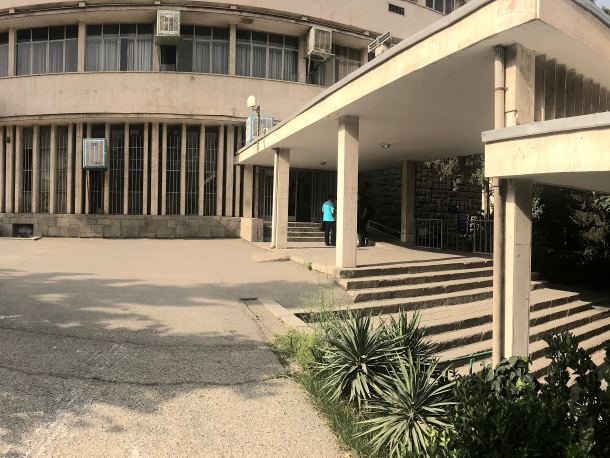
#> input picture Paranorma/KNTU-3.JPG, 1220 x 915 px, given in place of book2.jpg, which was not available (shown at 1/2 size)
$ python test3.py   (older library calls are emulated)
#> lines starting #> are read from the running program, lines starting #| are printed output that depends on the picture; pictures that were not available may be replaced by others from this repository, and a replacement may not be noted
import numpy as np
import cv2

I1 = cv2.imread('C:\\Users\\Hamed Khashehchi\\Desktop\\cv-lab10\\book2.jpg')
#> I1 is the input picture: shape (915, 1220, 3); mean B, G, R 100.9, 121.5, 132.6
G1 = cv2.cvtColor(I1, cv2.COLOR_BGR2GRAY)
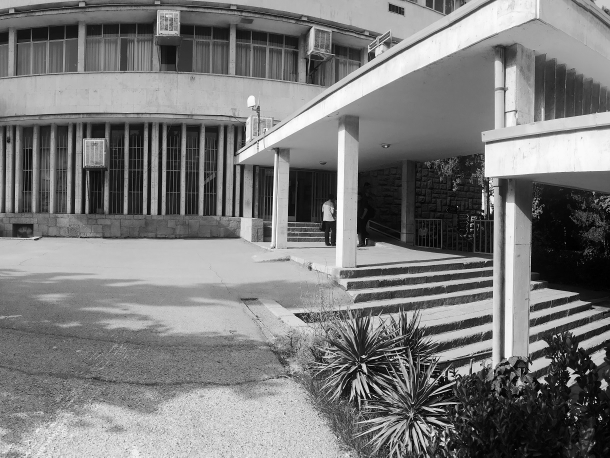
#> G1: shape (915, 1220) (shown at 1/2 size); min 0, max 254, mean 122.5

I2 = cv2.imread('C:\\Users\\Hamed Khashehchi\\Desktop\\cv-lab10\\scene.jpg')
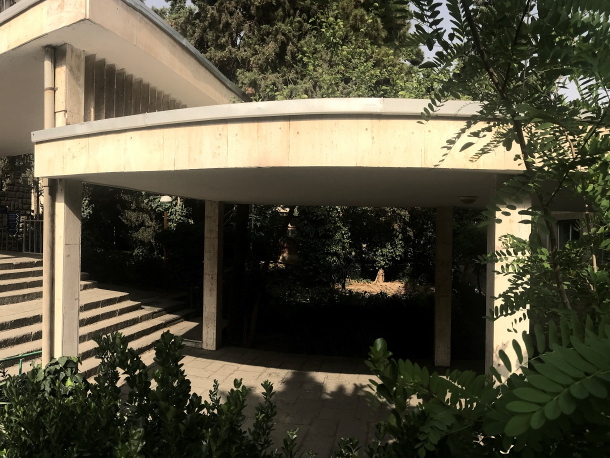
#> input picture Paranorma/KNTU-4.JPG, 1220 x 915 px, given in place of scene.jpg, which was not available (shown at 1/2 size)
#> I2 is the input picture: shape (915, 1220, 3); mean B, G, R 61.4, 80.3, 84.1
G2 = cv2.cvtColor(I2, cv2.COLOR_BGR2GRAY)
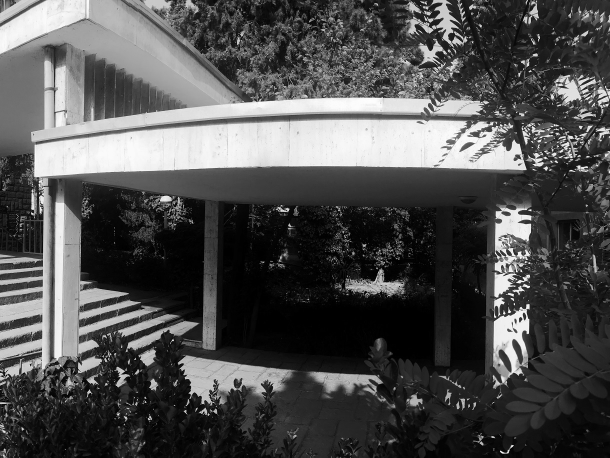
#> G2: shape (915, 1220) (shown at 1/2 size); min 0, max 255, mean 79.3

sift = cv2.xfeatures2d.SIFT_create()  # opencv 3
# use "sift = cv2.SIFT()" if the above fails

keypoints1 = sift.detect(G1, None)
#> keypoints1 = 4772 keypoints; strongest (x, y, size): (1191, 795, 2.3), (964, 427, 2.7), (859, 849, 1.9), (1171, 718, 2.1)
keypoints2 = sift.detect(G2, None)
#> keypoints2 = 5795 keypoints; strongest (x, y, size): (346, 680, 2.4), (1024, 892, 3.1), (1059, 526, 2.5), (1061, 420, 2.8)

cv2.drawKeypoints(G1, keypoints1, I1, flags=cv2.DRAW_MATCHES_FLAGS_DRAW_RICH_KEYPOINTS)
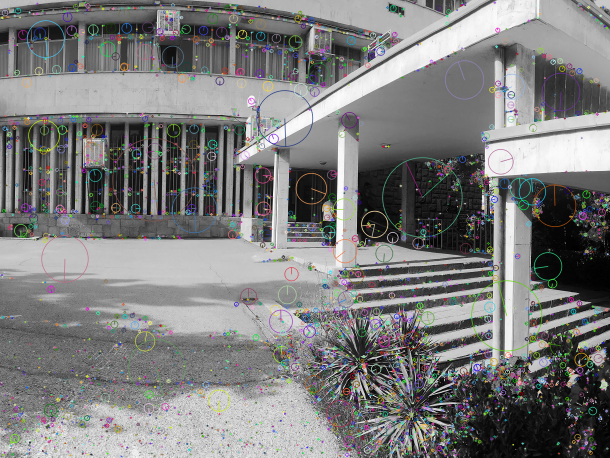
#> I1: shape (915, 1220, 3) (shown at 1/2 size); mean B, G, R 124.2, 124.5, 124.4
cv2.drawKeypoints(G2, keypoints2, I2, flags=cv2.DRAW_MATCHES_FLAGS_DRAW_RICH_KEYPOINTS)
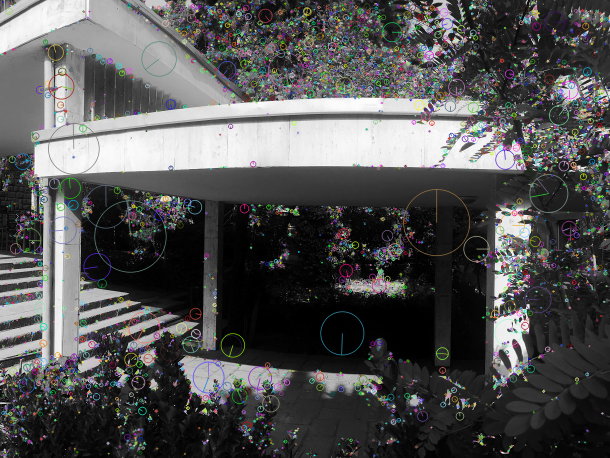
#> I2: shape (915, 1220, 3) (shown at 1/2 size); mean B, G, R 82.1, 82.2, 82.2

print
"No. of keypoints1 =", len(keypoints1)
print
"No. of keypoints2 =", len(keypoints2)

# compute disriptor vectors
keypoints1, desc1 = sift.compute(G1, keypoints1);  # opencv 3
keypoints2, desc2 = sift.compute(G2, keypoints2);  # opencv 3

print("Descriptors1.shape =", desc1.shape)
#| Descriptors1.shape = (4772, 128)
print("Descriptors2.shape =", desc2.shape)
#| Descriptors2.shape = (5795, 128)

# pause here!!
input("Press ENTER to continue...")

# brute-force matching
bf = cv2.BFMatcher(crossCheck=False)

# for each descriptor in desc1 find its
# two nearest neighbours in desc2
matches = bf.knnMatch(desc1, desc2, k=2)
#> matches = 4772 matches

good_matches = []
alpha = 0.75
for m1, m2 in matches:
    # m1 is the best match
    # m2 is the second best match
    if m1.distance < alpha * m2.distance:
        good_matches.append(m1)
#> after the loop, good_matches = 817 matches

I = cv2.drawMatches(I1, keypoints1, I2, keypoints2, good_matches, None)
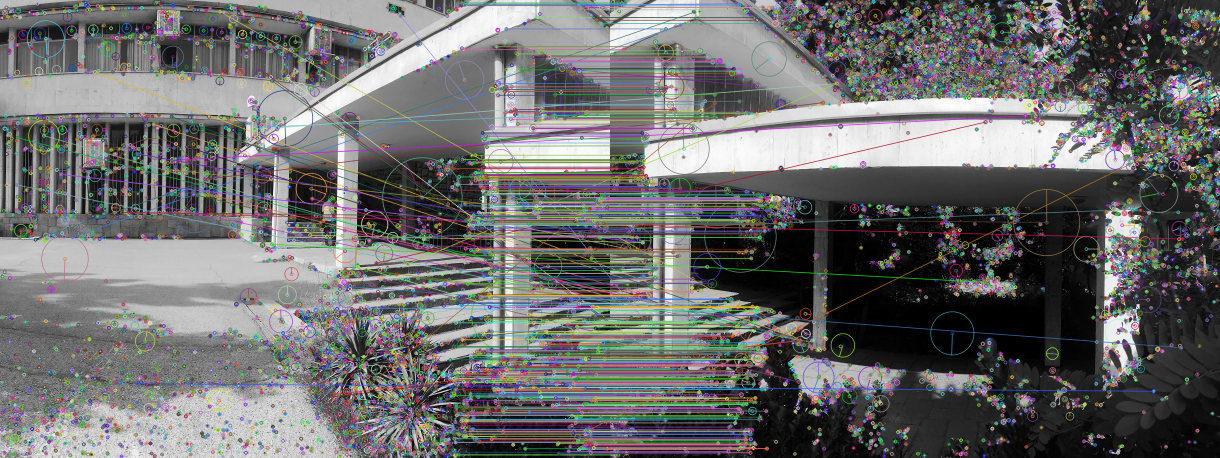
#> I: shape (915, 2440, 3) (shown at 1/2 size); mean B, G, R 108.1, 108.4, 108.5

cv2.imshow('sift_keypoints1', I)
cv2.waitKey()
